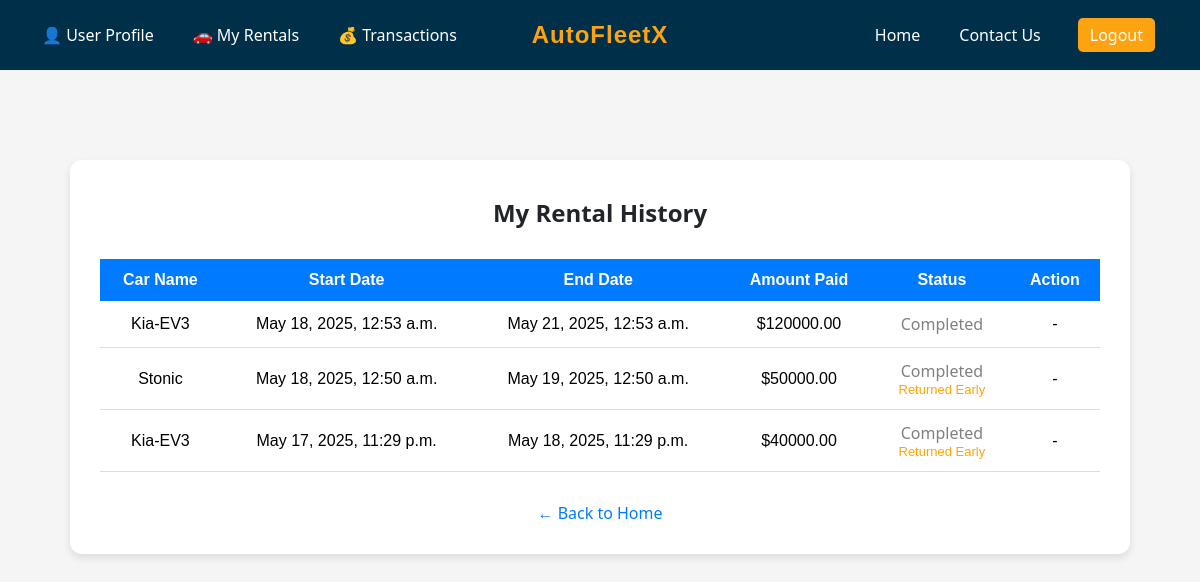
The page /rental-history/ (signed in) on the database as committed earlier.
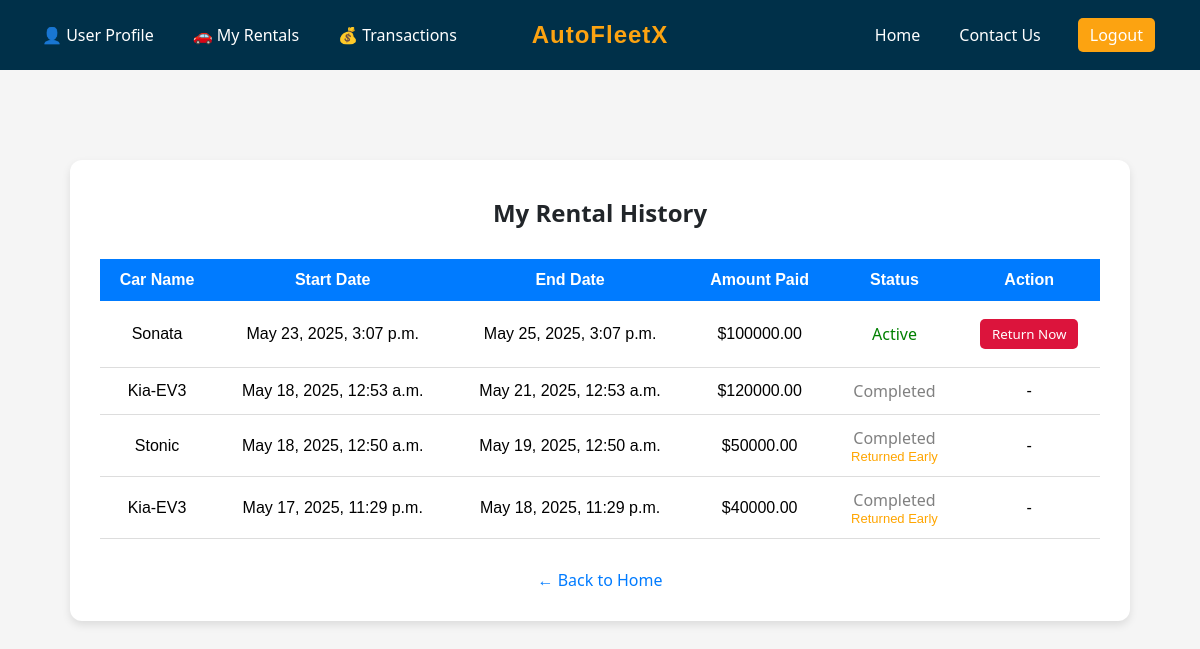
The same page on the database as committed later.
### main_app/models.py (models this page shows, shortened)
class TimeStampedModel(models.Model):
    created_at = models.DateTimeField(auto_now_add=True)
    class Meta:
        abstract = True

class Rental(TimeStampedModel):
    user = models.ForeignKey(CustomUser, on_delete=models.CASCADE, related_name='rentals')
    car = models.ForeignKey(Car, on_delete=models.CASCADE, related_name='rentals')
    start_date = models.DateTimeField()
    end_date = models.DateTimeField()
    total_cost = models.DecimalField(max_digits=10, decimal_places=2)
    is_active = models.BooleanField(default=True)
    returned_early = models.BooleanField(default=False)
    ''' we are setting values inside the view and then tweaking one value (e.g. total_cost )
    inside custom save present in the model if incase total_cost is not set in the view
    and then the Parent save handles the actual database write for all fields '''
    def save(self, *args, **kwargs):
        if not self.total_cost:
            self.total_cost = self.calculate_cost()
        super().save(*args, **kwargs)

class Car(models.Model):
    name = models.CharField(max_length=100, null=False, blank=False)
    brand = models.CharField(max_length=100)
    seating_capacity = models.PositiveIntegerField(null=False, blank=False)
    rent_per_day = models.PositiveIntegerField(null=False, blank=False)
    model_year = models.PositiveIntegerField(null=True, blank=True)
    available = models.BooleanField(default=True)
    image = models.ImageField(upload_to='car_images/', default='media/car_images/default.jpg')

### main_app/views.py (the view)
# urls.py: path('rental-history/', views.rental_history_view, name='rental_history'),
@login_required
def rental_history_view(request):
    rentals = Rental.objects.filter(user=request.user).order_by('-created_at')
    today = timezone.now()
    return render(request, 'main_app/rental_history.html', {
        'rentals': rentals,
        'today': today
    })

### main_app/templates/main_app/rental_history.html (shortened to what this page needs)
{% extends 'base.html' %}
{% block content %}
{% load static %}
<!DOCTYPE html>
<html lang="en">
<head>
    <link rel="stylesheet" href="{% static 'styles/style.css' %}">
</head>
<body style="background-color: #f5f5f5; font-family: Arial, sans-serif;">
    <div style="max-width: 1000px; margin: 50px auto; background: #ffffff; padding: 30px; border-radius: 12px; box-shadow: 0 4px 8px rgba(0,0,0,0.1);">
        <h2 style="text-align: center; margin-bottom: 30px; color: #212529;">My Rental History</h2>
        {% if rentals %}
            <table style="width: 100%; border-collapse: collapse;">
                <thead style="background-color: #007BFF; color: white;">
                    <tr>
                        <th style="padding: 12px;">Car Name</th>
                        <th style="padding: 12px;">Start Date</th>
                        <th style="padding: 12px;">End Date</th>
                        <th style="padding: 12px;">Amount Paid</th>
                        <th style="padding: 12px;">Status</th>
                        <th style="padding: 12px;">Action</th>
                    </tr>
                </thead>
                <tbody>
                    {% for rental in rentals %}
                    <tr style="text-align: center; border-bottom: 1px solid #ddd;">
                        <td style="padding: 12px;">{{ rental.car.name }}</td>
                        <td style="padding: 12px;">{{ rental.start_date }}</td>
                        <td style="padding: 12px;">{{ rental.end_date }}</td>
                        <td style="padding: 12px;">${{ rental.total_cost }}</td>
                        <td style="padding: 12px;">
                            {% if rental.is_active %}
                                <span style="color: green;">Active</span>
                            {% else %}
                                <span style="color: gray;">Completed</span>
                                {% if rental.returned_early %}
                                    <div style="color: orange; font-size: 13px;">Returned Early</div>
                                {% endif %}
                            {% endif %}
                        </td>
                        <td style="padding: 12px;">
                            {% if rental.is_active %}
                            <form method="POST" action="{% url 'return_car' rental.id %}">
                                <button type="submit" style="background-color: crimson; color: white; border: none; padding: 6px 12px; border-radius: 5px; cursor: pointer;">
                                    Return Now
                                </button>
                            </form>
                            {% else %}
                                -
                            {% endif %}
                        </td>
                    </tr>
                    {% endfor %}
                </tbody>
            </table>
        {% else %}
            <p style="text-align: center; font-size: 18px; color: #666;">You have no rental history yet.</p>
        {% endif %}
        <div style="text-align: center; margin-top: 30px;">
            <a href="{% url 'home' %}" style="color: #007BFF; text-decoration: none;">&larr; Back to Home</a>
        </div>
    </div>
</body>
</html>
{% endblock %}

### templates/base.html (shortened to what this page needs)
{% load static %}
<!DOCTYPE html>
<html lang="en">
<head>
    <link rel="stylesheet" href="{% static 'styles/style.css' %}">
</head>
<body>
    <div class="navbar">
        {% if user.is_authenticated %}
            <div class="left">
                {% if user.is_superuser %}
                    <a href="{% url 'profile' %}">🖥️ Admin Profile</a>
                    <a href="{% url 'admin_dashboard' %}">📈 Admin Dashboard</a>
                {% else %}
                    <a href="{% url 'profile' %}">👤︎ User Profile</a>
                    <a href="{% url 'rental_history' %}">🚗 My Rentals</a>
                    <a href="{% url 'transaction_history' %}">💰 Transactions</a>
                {% endif %}
            </div>
        {% else %}
            <div class="left">
                <a href="{% url 'signup' %}">Sign Up 🔐</a>
            </div>
        {% endif %}
        <div class="middle">
            AutoFleetX
        </div>
        <div class="right">
            <a href="{% url 'home' %}">Home</a>
            {% if not user.is_superuser %}
                <a href="{% url 'contact_us' %}">Contact Us</a>
            {% endif %}
            {% if user.is_authenticated %}
                <a href="{% url 'logout' %}" class="button">Logout</a>
            {% else %}
                <a href="{% url 'login' %}">Login</a>
            {% endif %}
        </div>
    </div>
    <div class="content">
        {% block content %}
        {% endblock %}
    </div>
</body>
</html>

### static/styles/style.css (style rules this page uses)
body { margin: 0; padding: 0; }
body { background-color: #f5f5f5; font-family: 'Segoe UI', Tahoma, Geneva, Verdana, sans-serif; }
.car-details h3, .car-details p, label, input, button, h1, h2, h3, a, span { font-family: 'Segoe UI', Tahoma, Geneva, Verdana, sans-serif; margin: 6px 0; }

### templates/base.html (style rules this page uses)
body { margin: 0; font-family: 'Segoe UI', sans-serif; background-color: #f5f5f5; }
.navbar { display: flex; justify-content: space-between; align-items: center; background-color: #003049; padding: 12px 30px; color: #ffffff; }
.navbar .left, .navbar .right { display: flex; align-items: center; }
.navbar .left a, .navbar .right a { color: white; text-decoration: none; margin-right: 15px; padding: 6px 12px; border-radius: 5px; }
.navbar .middle { position: absolute; left: 50%; transform: translateX(-50%); flex: 1; text-align: center; font-size: 24px; font-weight: bold; letter-spacing: 1px; color: #fca311; }
.content { padding: 40px; }
a.button { background-color: #fca311; color: #003049; padding: 6px 12px; margin-left: 10px; text-decoration: none; border-radius: 5px; }

Rows that differ between the two databases and show on the page:
added Rental: car.name "Sonata", start_date "May 23, 2025, 3:07 p.m.", end_date "May 25, 2025, 3:07 p.m.", total_cost "100000.00", is_active "Active"
